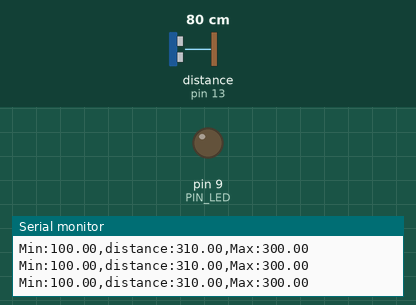
The sketch below on a simulated Arduino Uno, built with avr-gcc and run on an emulated ATmega328P. Shown: output pins drawn as LEDs (lit = HIGH), the last lines printed to the serial monitor. Wiring (inferred from the names in the program): ultrasonic range finder: trigger pin 12; echo pin 13. The inputs (shaded band) are chosen by the test bench; at power-on: distance to the obstacle (sensor on pin 13) 80 cm. The echo pulse lasts 58.3 µs per cm; pins used as bus, display or sensor lines are not drawn.

Above: at 1.2 s.
1.3 s: distance to the obstacle (sensor on pin 13) set to 18 cm
At 1.9 s:
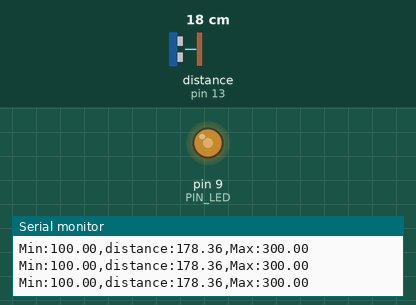
2.8 s: distance to the obstacle (sensor on pin 13) set to 198 cm
At 3.9 s:
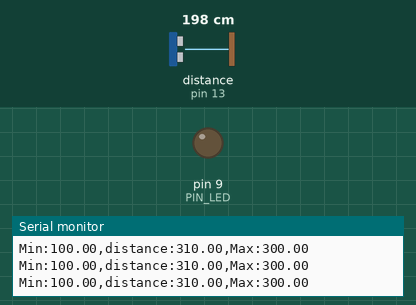
Timing chart, 0 to 5.8 s (numbered marks = the images above; inputs shaded):
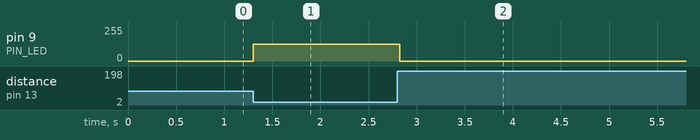

The sketch:

08_example_2.ino
```cpp
// Arduino pin assignment
#define PIN_LED  9
#define PIN_TRIG 12   // sonar sensor TRIGGER
#define PIN_ECHO 13   // sonar sensor ECHO

// configurable parameters
#define SND_VEL 346.0     // sound velocity at 24 celsius degree (unit: m/sec)
#define INTERVAL 25     // sampling interval (unit: msec)
#define PULSE_DURATION 10 // ultra-sound Pulse Duration (unit: usec)
#define _DIST_MIN 100.0   // minimum distance to be measured (unit: mm)
#define _DIST_MAX 300.0   // maximum distance to be measured (unit: mm)

#define TIMEOUT ((INTERVAL / 2) * 1000.0) // maximum echo waiting time (unit: usec)
#define SCALE (0.001 * 0.5 * SND_VEL) // coefficent to convert duration to distance

unsigned long last_sampling_time;   // unit: msec

void setup() {
  // initialize GPIO pins
  pinMode(PIN_LED, OUTPUT);
  pinMode(PIN_TRIG, OUTPUT);  // sonar TRIGGER
  pinMode(PIN_ECHO, INPUT);   // sonar ECHO
  digitalWrite(PIN_TRIG, LOW);  // turn-off Sonar

  // initialize serial port
  Serial.begin(57600);
}

void loop() {
  float distance;

  // wait until next sampling time. // polling
  // millis() returns the number of milliseconds since the program started.
  //    will overflow after 50 days.
  if (millis() < (last_sampling_time + INTERVAL))
    return;

  distance = USS_measure(PIN_TRIG, PIN_ECHO); // read distance

    distance = USS_measure(PIN_TRIG, PIN_ECHO);

  float duty;

  if ((distance == 0.0) || (distance > _DIST_MAX)) {
    distance = _DIST_MAX + 10.0;
    duty = 0.0;
  } else if (distance < _DIST_MIN) {
    distance = _DIST_MIN - 10.0;
    duty = 0.0;
  } else if (distance >= 195.0 && distance <= 205.0) {
    duty = 1.0;                              // 200mm 근처: 최대밝기
  } else if (distance >= 150.0 && distance <= 250.0) {
    duty = 0.5;                              // 150~250mm: 50%
  } else if (distance > 250.0) {
    duty = 0.5 * (300.0 - distance) / 50.0;  // 250mm=50% → 300mm=0%
  } else {
    duty = 0.5 * (distance - 100.0) / 50.0;  // 100mm=0% → 150mm=50%
  }

  analogWrite(PIN_LED, (int)(duty * 255));

  // output the distance to the serial port
  Serial.print("Min:");        Serial.print(_DIST_MIN);
  Serial.print(",distance:");  Serial.print(distance);
  Serial.print(",Max:");       Serial.print(_DIST_MAX);
  Serial.println("");

  // do something here
  // Assume that it takes 50ms to do something.

  // update last sampling time
  last_sampling_time += INTERVAL;
}

// get a distance reading from USS. return value is in millimeter.
float USS_measure(int TRIG, int ECHO)
{
  digitalWrite(TRIG, HIGH);
  delayMicroseconds(PULSE_DURATION);
  digitalWrite(TRIG, LOW);

  return pulseIn(ECHO, HIGH, TIMEOUT) * SCALE; // unit: mm

  // Pulse duration to distance conversion example (target distance = 17.3m)
  // - pulseIn(ECHO, HIGH, timeout) returns microseconds (음파의 왕복 시간)
  // - 편도 거리 = (pulseIn() / 1,000,000) * SND_VEL / 2 (미터 단위)
  //   mm 단위로 하려면 * 1,000이 필요 ==>  SCALE = 0.001 * 0.5 * SND_VEL
  //
  // - 예, pusseIn()이 100,000 이면 (= 0.1초, 왕복 거리 34.6m)
  //        = 100,000 micro*sec * 0.001 milli/micro * 0.5 * 346 meter/sec
  //        = 100,000 * 0.001 * 0.5 * 346
  //        = 17,300 mm  ==> 17.3m
}
```

Measured:
- after the input at 1.3 s, pin 9 (PIN_LED): 0/255 → 127/255 at once
- after the input at 2.8 s, pin 9 (PIN_LED): 127/255 → 0/255 at once
